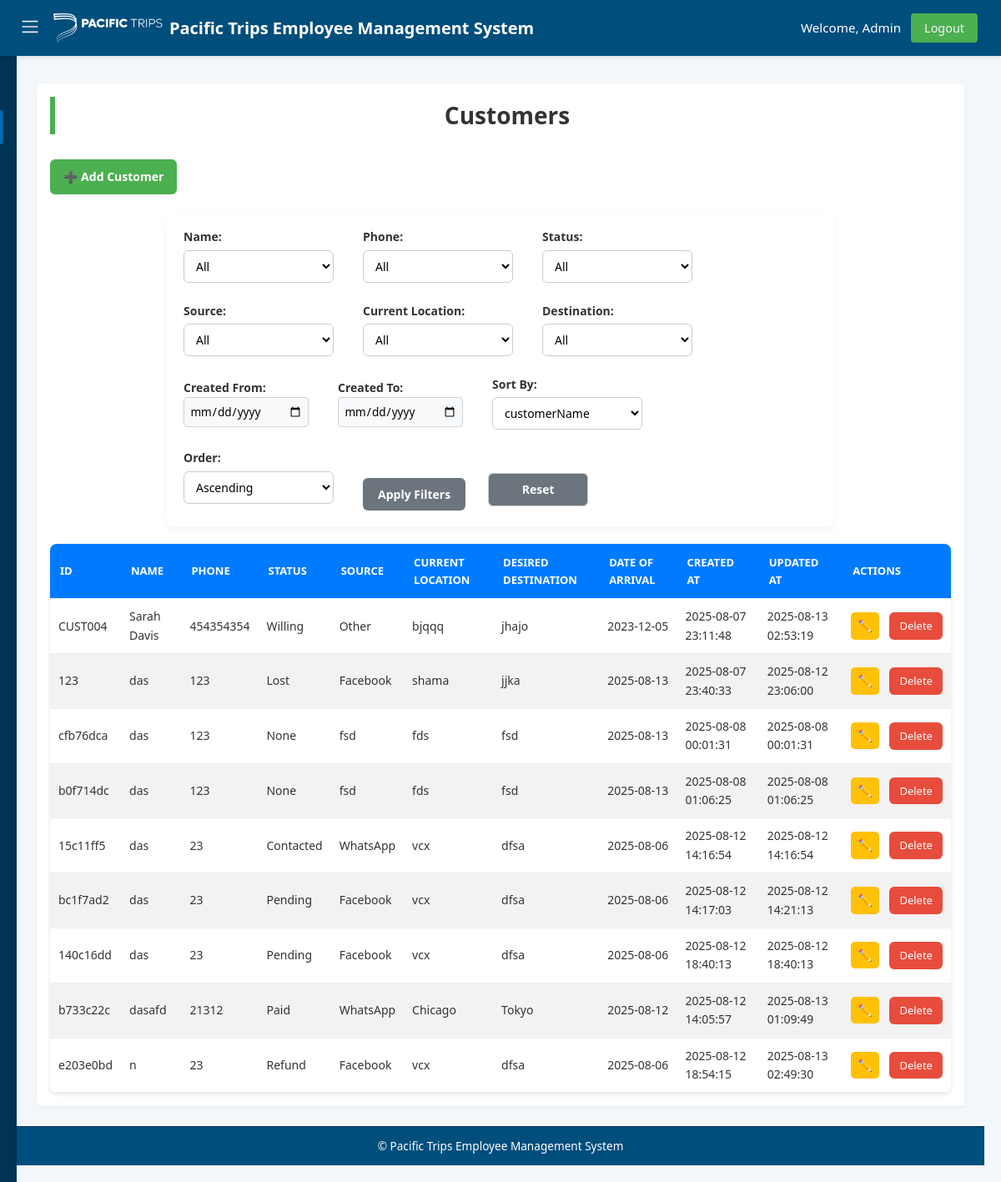
The app's page /customers (signed in), older data.
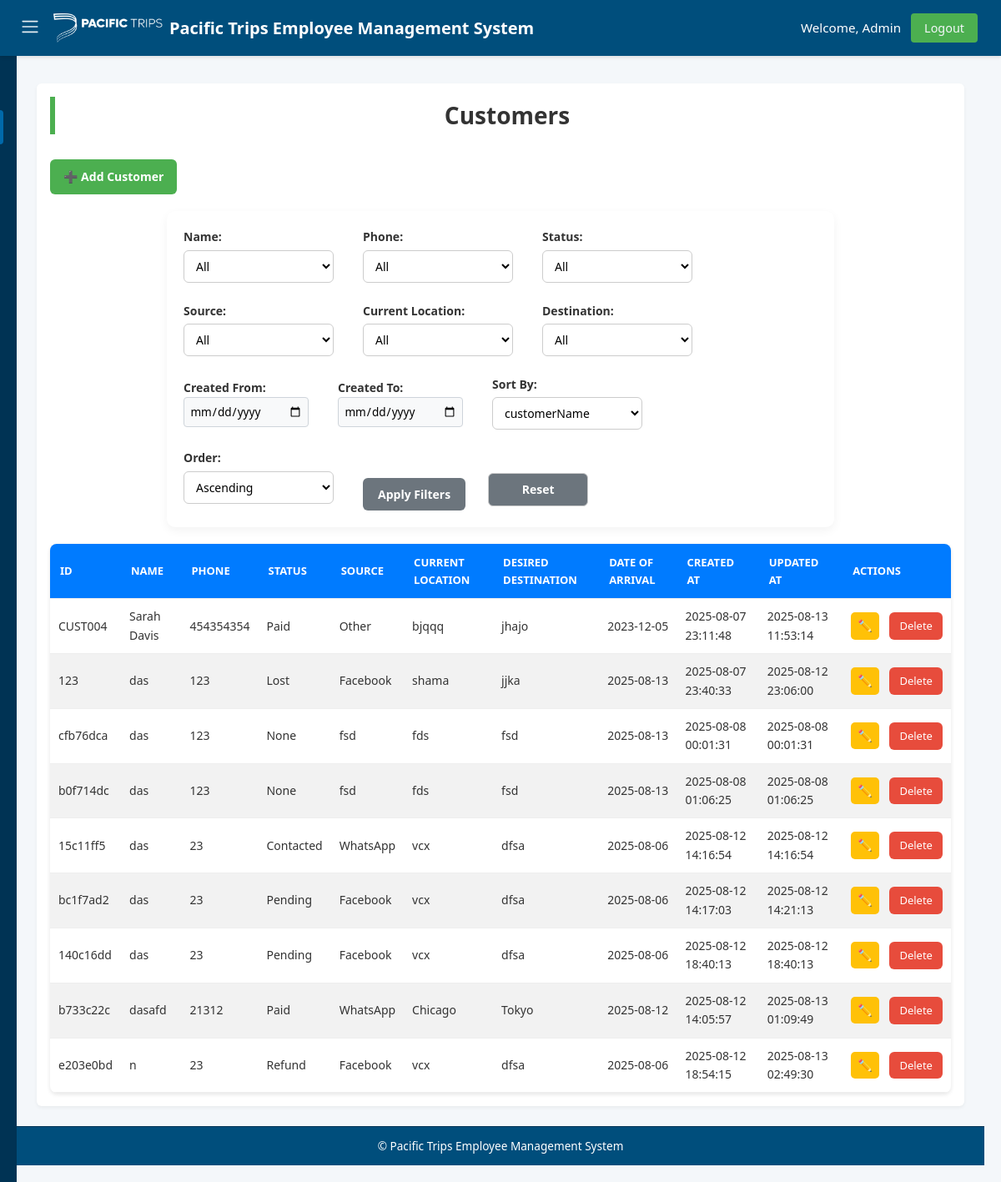
The same page, newer data.
### tables this page shows
CREATE TABLE customers (
    customerId TEXT PRIMARY KEY,
    customerName TEXT NOT NULL,
    phone TEXT NOT NULL,
    source TEXT NOT NULL,
    currentLocation TEXT NOT NULL,
    desiredDestination TEXT NOT NULL,
    dateOfArrival TEXT,
    createdAt TEXT DEFAULT CURRENT_TIMESTAMP,
    updatedAt TEXT DEFAULT CURRENT_TIMESTAMP
, status TEXT);

### app.py (the view)
    def wrap(*args, **kwargs):
        if 'user_id' not in session:
            flash('Please login first.', 'danger')
            return redirect(url_for('login'))
        return f(*args, **kwargs)

### app.py (called while the page is built)
def get_db_connection():
    conn = sqlite3.connect(DATABASE, timeout=10)
    conn.row_factory = sqlite3.Row
    conn.execute("PRAGMA journal_mode=WAL")
    return conn

def login_required(f):
    def wrap(*args, **kwargs):
        if 'user_id' not in session:
            flash('Please login first.', 'danger')
            return redirect(url_for('login'))
        return f(*args, **kwargs)
    wrap.__name__ = f.__name__
    return wrap

### templates/customers.html (shortened to what this page needs)
{% extends "base.html" %}
{% block content %}
<h2>Customers</h2>
<div class="button-group">
    <a href="{{ url_for('add_customer') }}" class="btn">➕ Add Customer</a>
</div>
<form method="GET" action="{{ url_for('customers') }}" class="filter-form">
    <label>Name:
        <select name="customerName">
            <option value="">All</option>
        </select>
    </label>
    <label>Phone:
        <select name="phone">
            <option value="">All</option>
        </select>
    </label>
    <label>Status:
        <select name="status">
            <option value="">All</option>
        </select>
    </label>
    <label>Source:
        <select name="source">
            <option value="">All</option>
        </select>
    </label>
    <label>Current Location:
        <select name="currentLocation">
            <option value="">All</option>
        </select>
    </label>
    <label>Destination:
        <select name="desiredDestination">
            <option value="">All</option>
        </select>
    </label>
    <label>Created From:
        <input type="date" name="start_date" value="{{ filters.start_date }}">
    </label>
    <label>Created To:
        <input type="date" name="end_date" value="{{ filters.end_date }}">
    </label>
    <label>Sort By:
        <select name="sort_by">
            {% for col in ['customerId', 'customerName', 'phone', 'status', 'source', 'currentLocation', 'desiredDestination', 'dateOfArrival', 'createdAt', 'updatedAt'] %}
            <option value="{{ col }}" {% if sort_by == col %}selected{% endif %}>{{ col }}</option>
            {% endfor %}
        </select>
    </label>
    <label>Order:
        <select name="sort_order">
            <option value="asc" {% if sort_order == 'asc' %}selected{% endif %}>Ascending</option>
        </select>
    </label>
    <button type="submit" class="btn">Apply Filters</button>
    <a href="{{ url_for('customers') }}" class="btn danger">Reset</a>
</form>
<table>
    <thead>
        <tr>
            <th>ID</th>
            <th>Name</th>
            <th>Phone</th>
            <th>Status</th>
            <th>Source</th>
            <th>Current Location</th>
            <th>Desired Destination</th>
            <th>Date of Arrival</th>
            <th>Created At</th>
            <th>Updated At</th>
            <th>Actions</th>
        </tr>
    </thead>
    <tbody>
        {% for customer in customers %}
        <tr>
            <td>{{ customer.customerId }}</td>
            <td>{{ customer.customerName }}</td>
            <td>{{ customer.phone }}</td>
            <td>{{ customer.status }}</td>
            <td>{{ customer.source }}</td>
            <td>{{ customer.currentLocation }}</td>
            <td>{{ customer.desiredDestination }}</td>
            <td>{{ customer.dateOfArrival or '' }}</td>
            <td>{{ customer.createdAt }}</td>
            <td>{{ customer.updatedAt }}</td>
            <td>
                <a href="{{ url_for('edit_customer', customer_id=customer.customerId) }}" class="btn small">✏️</a>
                <a href="{{ url_for('delete_customer', customer_id=customer.customerId) }}" class="btn-delete"
                    onclick="return confirm('Are you sure you want to delete this customer?');">Delete</a>
            </td>
        </tr>
        {% endfor %}
    </tbody>
</table>
{% endblock %}

Row changes from the older to the newer data that the page shows:
changed customers "CUST004": status "Willing" → "Paid"; updatedAt "2025-08-13 02:53:19" → "2025-08-13 11:53:14"
